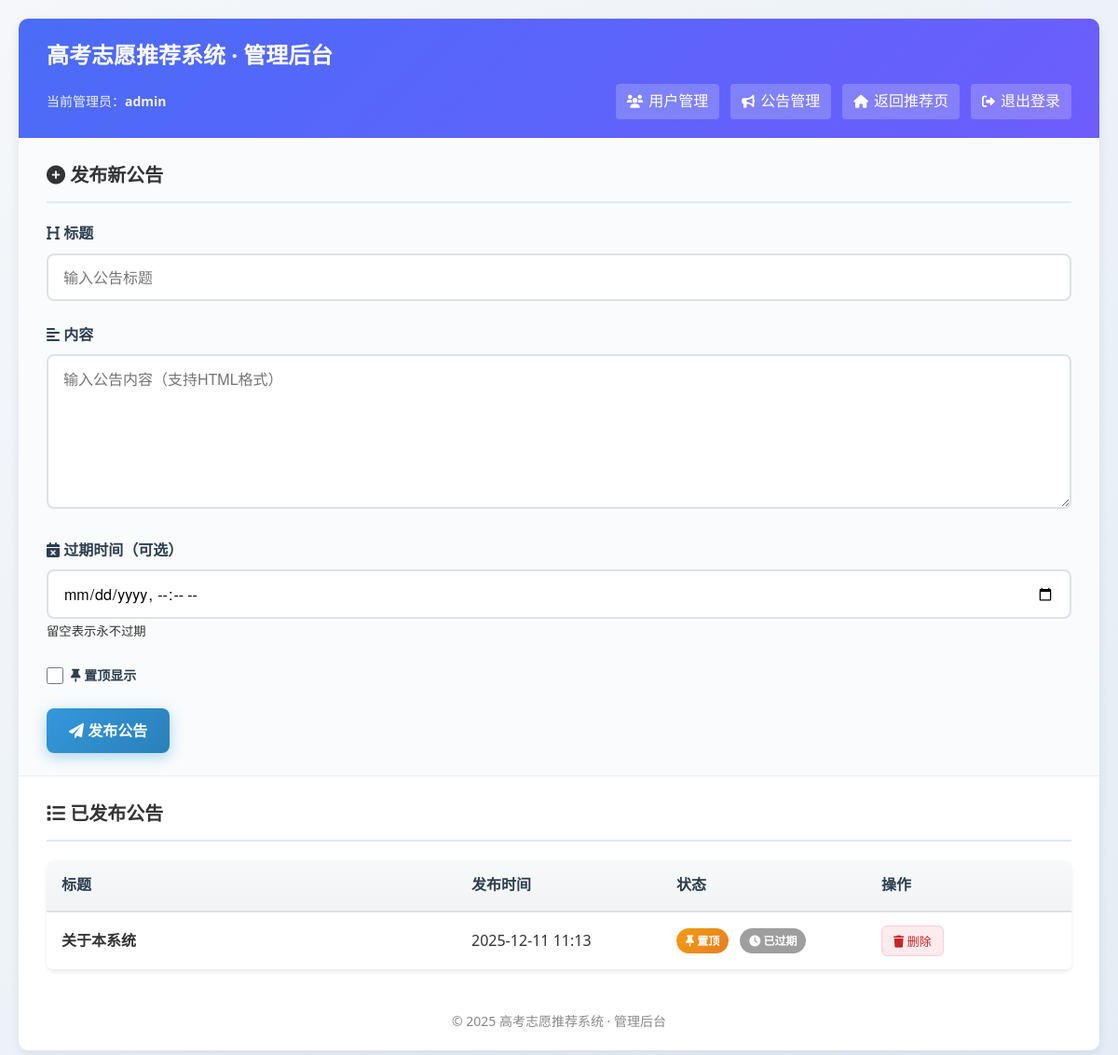
Page /admin/announcements (signed in) on the committed database.
### tables this page shows
CREATE TABLE announcements (
    id INTEGER PRIMARY KEY AUTOINCREMENT,
    title TEXT NOT NULL,          -- 公告标题
    content TEXT NOT NULL,        -- 公告内容（支持HTML）
    create_time DATETIME DEFAULT CURRENT_TIMESTAMP,
    expire_time DATETIME,         -- 过期时间（NULL=永不过期）
    is_pinned BOOLEAN DEFAULT 0,  -- 是否置顶
    is_read BOOLEAN DEFAULT 0     -- 用户是否已读（扩展用）
);

### app.py (the view, shortened to what this page needs)
@app.route('/admin/announcements', methods=['GET', 'POST'])
@admin_required
def manage_announcements():
    conn = get_db_connection()
    announcements = conn.execute('''
        SELECT * FROM announcements
        ORDER BY is_pinned DESC, create_time DESC
    ''').fetchall()
    conn.close()
    return render_template('admin_announcements.html',
                           announcements=announcements,
                           username=session.get('username'))

### app.py (called while the page is built)
def get_db_connection():
    conn = sqlite3.connect(DB_PATH)
    conn.row_factory = sqlite3.Row  # 允许使用列名访问数据
    return conn

def admin_required(f):
    @wraps(f)
    def decorated_function(*args, **kwargs):
        if 'user_id' not in session:
            return redirect(url_for('login'))
        if session.get('role') != 'admin':
            flash('您没有管理员权限！', 'error')
            return redirect(url_for('recommend_page'))
        return f(*args, **kwargs)
    return decorated_function

### templates/admin_announcements.html (shortened to what this page needs)
<!DOCTYPE html>
<html lang="zh-CN">
<head>
    <link rel="stylesheet" href="{{ url_for('static', filename='css/styles.css') }}">
    <link rel="stylesheet" href="https://cdnjs.cloudflare.com/ajax/libs/font-awesome/6.0.0/css/all.min.css">
</head>
<body>
    <div class="container">
        <div class="header">
            <h1>高考志愿推荐系统 · 管理后台</h1>
            <div class="header-bottom">
                <div class="user-info">
                    当前管理员：<strong>{{ session.username }}</strong>
                </div>
                <div class="header-actions">
                    <a href="{{ url_for('admin_dashboard') }}">
                        <i class="fas fa-users"></i> 用户管理
                    </a>
                    <a href="{{ url_for('manage_announcements') }}">
                        <i class="fas fa-bullhorn"></i> 公告管理
                    </a>
                    <a href="{{ url_for('recommend_page') }}">
                        <i class="fas fa-home"></i> 返回推荐页
                    </a>
                    <a href="{{ url_for('logout') }}">
                        <i class="fas fa-sign-out-alt"></i> 退出登录
                    </a>
                </div>
            </div>
        </div>
        <div class="form-section">
            <h2><i class="fas fa-plus-circle"></i> 发布新公告</h2>
            <form method="POST">
                <div class="form-group">
                    <label class="form-label">
                        <i class="fas fa-heading"></i> 标题
                    </label>
                    <input type="text" name="title" class="form-control" placeholder="输入公告标题" required>
                </div>
                <div class="form-group">
                    <label class="form-label">
                        <i class="fas fa-align-left"></i> 内容
                    </label>
                    <textarea name="content" class="form-control" rows="6" placeholder="输入公告内容（支持HTML格式）" required></textarea>
                </div>
                <div class="form-group">
                    <label class="form-label">
                        <i class="fas fa-calendar-times"></i> 过期时间（可选）
                    </label>
                    <input type="datetime-local" name="expire_time" class="form-control">
                    <small class="help-text">留空表示永不过期</small>
                </div>
                <div class="form-group">
                    <div class="checkbox-wrapper">
                        <input type="checkbox" name="is_pinned" id="is_pinned">
                        <label for="is_pinned" class="form-label">
                            <i class="fas fa-thumbtack"></i> 置顶显示
                        </label>
                    </div>
                </div>
                <button type="submit" class="btn btn-primary">
                    <i class="fas fa-paper-plane"></i> 发布公告
                </button>
            </form>
        </div>
        <div class="list-section">
            <h2><i class="fas fa-list"></i> 已发布公告</h2>
            {% if announcements %}
                <table class="table table-striped">
                    <thead>
                        <tr>
                            <th style="width: 40%;">标题</th>
                            <th style="width: 20%;">发布时间</th>
                            <th style="width: 20%;">状态</th>
                            <th style="width: 20%;">操作</th>
                        </tr>
                    </thead>
                    <tbody>
                        {% for ann in announcements %}
                        <tr>
                            <td><strong>{{ ann['title'] }}</strong></td>
                            <td>{{ ann['create_time'][:16] }}</td>
                            <td>
                                {% if ann['is_pinned'] %}
                                    <span class="badge badge-pinned">
                                        <i class="fas fa-thumbtack"></i> 置顶
                                    </span>
                                {% endif %}
                                {% if ann['expire_time'] %}
                                    <span class="badge badge-expired">
                                        <i class="fas fa-clock"></i> 已过期
                                    </span>
                                {% endif %}
                            </td>
                            <td>
                                <form method="POST" action="/admin/delete-announcement/{{ ann['id'] }}" style="display:inline;" onsubmit="return confirm('确定删除公告「{{ ann['title'] }}」吗？')">
                                    <button type="submit" class="btn-delete">
                                        <i class="fas fa-trash"></i> 删除
                                    </button>
                                </form>
                            </td>
                        </tr>
                        {% endfor %}
                    </tbody>
                </table>
            {% else %}
                <div class="empty-state">
                    <i class="fas fa-inbox" style="font-size: 48px; margin-bottom: 16px; display: block;"></i>
                    <p>暂无公告</p>
                </div>
            {% endif %}
        </div>
        <footer style="text-align: center; padding: 20px; color: #888; font-size: 14px;">
            © 2025 高考志愿推荐系统 · 管理后台
        </footer>
    </div>
</body>
</html>

### static/css/styles.css (style rules this page uses)
:root { --primary-dark: #1a3a6c; --primary: #2c5aa0; --primary-light: #4a7bc8; --accent: #3498db; --accent-hover: #2980b9; --success: #28a745; --success-light: #d4edda; --warning: #ffc107; --warning-light: #fff3cd; --danger: #dc3545; --danger-light: #f8d7da; --info: #17a2b8; --info-light: #d1ecf1; --gradient-primary: linear-gradient(135deg, #1a3a6c 0%, #2c5aa0 100%); --gradient-accent: linear-gradient(135deg, #3498db 0%, #2980b9 100%); --gradient-bg: linear-gradient(135deg, #f5f7fa 0%, #e4edf5 100%); --gray-50: #f8f9fa; --gray-100: #f1f3f5; --gray-200: #e9ecef; --gray-300: #dee2e6; --gray-400: #ced4da; --gray-500: #adb5bd; --gray-600: #6c757d; --gray-700: #495057; --gray-800: #343a40; --gray-900: #212529; --text-primary: #2c3e50; --text-secondary: #5a6b8c; --text-muted: #7f8c8d; --text-light: #95a5a6; --font-family: "Microsoft YaHei", "PingFang SC", "Helvetica Neue", Arial, sans-serif; --font-size-base: 1rem; --font-size-sm: 0.875rem; --font-size-lg: 1.125rem; --font-size-xl: 1.25rem; --spacing-xs: 0.25rem; --spacing-sm: 0.5rem; --spacing-md: 1rem; --spacing-lg: 1.5rem; --spacing-xl: 2rem; --spacing-2xl: 3rem; --shadow-sm: 0 2px 4px rgba(0, 0, 0, 0.08); --shadow-md: 0 4px 12px rgba(0, 0, 0, 0.12); --shadow-lg: 0 8px 24px rgba(0, 0, 0, 0.15); --shadow-xl: 0 12px 32px rgba(0, 0, 0, 0.18); --radius-sm: 4px; --radius-md: 8px; --radius-lg: 12px; --radius-xl: 16px; --radius-full: 50%; --transition-fast: 0.15s ease; --transition-base: 0.3s ease; --transition-slow: 0.5s ease; }
* { box-sizing: border-box; margin: 0; padding: 0; }
body { font-family: var(--font-family); color: var(--text-primary); line-height: 1.6; background: var(--gradient-bg); min-height: 100vh; }
.btn { display: inline-block; padding: 0.75rem 1.5rem; border: none; border-radius: var(--radius-md); font-size: var(--font-size-base); font-weight: 600; text-align: center; text-decoration: none; cursor: pointer; transition: all var(--transition-base); line-height: 1.5; }
.btn-primary { background: var(--gradient-accent); color: white; box-shadow: 0 4px 15px rgba(52, 152, 219, 0.4); }
.form-group { margin-bottom: var(--spacing-lg); }
.form-label { display: block; margin-bottom: var(--spacing-sm); font-weight: 600; color: var(--text-primary); font-size: var(--font-size-base); }
.form-control { width: 100%; padding: 0.75rem 1rem; border: 2px solid var(--gray-300); border-radius: var(--radius-md); font-size: var(--font-size-base); font-family: var(--font-family); transition: all var(--transition-base); background-color: white; }
.table { width: 100%; border-collapse: collapse; border-radius: var(--radius-md); overflow: hidden; box-shadow: var(--shadow-sm); }
.table thead th { background: linear-gradient(to bottom, var(--gray-50), var(--gray-100)); color: var(--text-primary); font-weight: 600; padding: 0.875rem 1rem; text-align: left; border-bottom: 2px solid var(--gray-300); }
.table tbody td { padding: 0.875rem 1rem; border-bottom: 1px solid var(--gray-200); }
.table tbody tr { transition: background-color var(--transition-fast); }

### rows in the picture
announcements: title "关于本系统", create_time "2025-12-11 11:13", is_pinned True (drawn), expire_time "已过期"

### other values in the picture
{{ session.username }} "admin"
